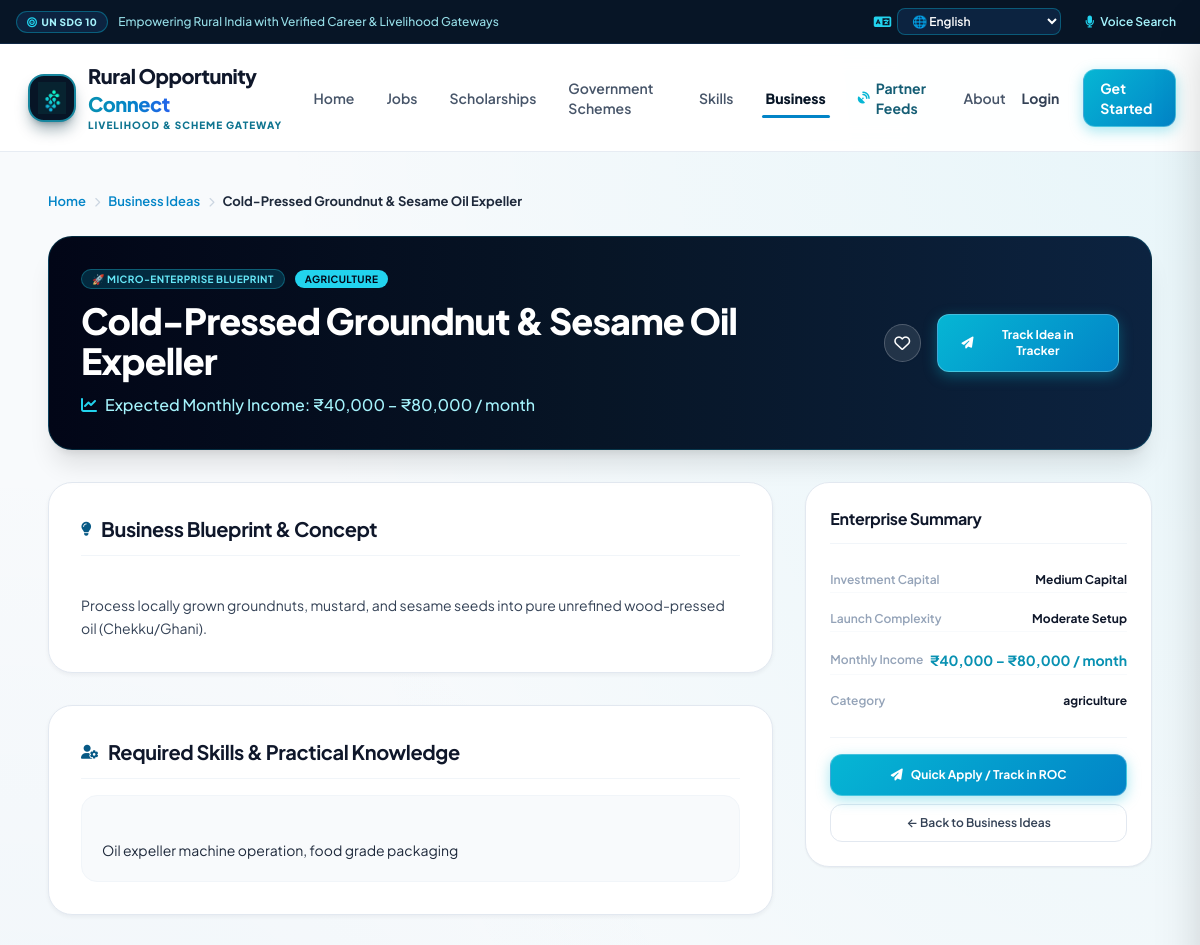
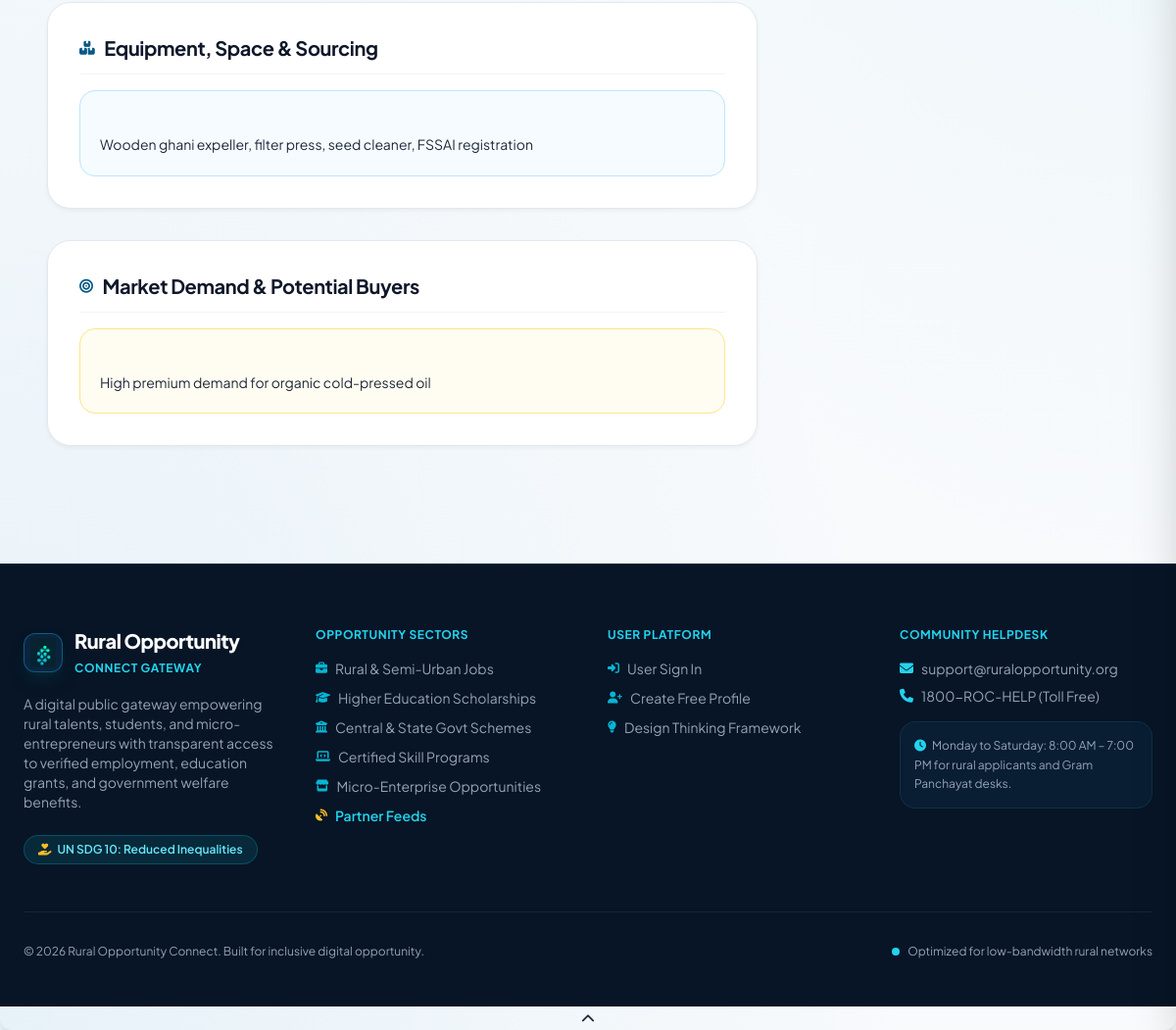
The page /business/11/ on the database its author committed (2 pictures, top to bottom).
### business/models.py (models this page shows, shortened)
class BusinessOpportunity(models.Model):
    INVESTMENT_CHOICES = [
        ('low', 'Low (< ₹1,00,000)'),
        ('medium', 'Medium (₹1,00,000 - ₹5,00,000)'),
        ('high', 'High (> ₹5,00,000)'),
    ]
    OPPORTUNITY_LEVEL = [
        ('easy', 'Easy to Start'),
        ('moderate', 'Moderate'),
        ('challenging', 'Challenging'),
    ]
    name = models.CharField(max_length=200)
    category = models.CharField(max_length=100)
    description = models.TextField()
    investment_level = models.CharField(max_length=20, choices=INVESTMENT_CHOICES)
    opportunity_level = models.CharField(max_length=20, choices=OPPORTUNITY_LEVEL)
    required_skills = models.TextField()
    expected_income = models.CharField(max_length=200)
    market_demand = models.CharField(max_length=100)
    resources = models.TextField()
    source_portal = models.CharField(max_length=100, default='PMEGP / Startup India', blank=True)
    source_url = models.URLField(blank=True, default='https://www.startupindia.gov.in/')
    is_external = models.BooleanField(default=False)
    created_at = models.DateTimeField(auto_now_add=True)
    updated_at = models.DateTimeField(auto_now=True)
    class Meta:
        ordering = ['-created_at']

### business/views.py (the view)
# urls.py: path('<int:business_id>/', views.business_detail, name='business_detail'),
def business_detail(request, business_id):
    business = get_object_or_404(BusinessOpportunity, id=business_id)
    context = {'business': business}
    return render(request, 'business_detail.html', context)

### applications/context_processors.py (called while the page is built, shortened)
def user_opportunity_status(request):
    if not request.user.is_authenticated:
        return {
            'user_applied_keys': set(),
            'user_saved_keys': set(),
        }

### templates/business_detail.html (shortened to what this page needs)
{% extends 'base.html' %}
{% block content %}
{% with biz_key="business_"|add:business.id|stringformat:"s" %}
<div class="max-w-6xl mx-auto px-4 sm:px-6 py-10">
    <nav class="roc-breadcrumb" aria-label="Breadcrumb">
        <a href="{% url 'landing_page' %}">Home</a>
        <span class="roc-breadcrumb-separator"><i class="fas fa-chevron-right text-[10px]"></i></span>
        <a href="{% url 'business_list' %}">Business Ideas</a>
        <span class="roc-breadcrumb-separator"><i class="fas fa-chevron-right text-[10px]"></i></span>
        <span class="text-slate-800 font-bold truncate max-w-xs">{{ business.name }}</span>
    </nav>
    <div class="roc-card p-8 bg-gradient-to-r from-slate-950 via-[#071526] to-[#0c2340] text-white rounded-3xl shadow-xl mb-8 relative overflow-hidden border border-cyan-500/20" data-anim="fade-up">
        <div class="relative z-10 flex flex-col md:flex-row md:items-center justify-between gap-6">
            <div class="space-y-3">
                <div class="flex flex-wrap items-center gap-2.5">
                    <span class="roc-badge bg-cyan-500/20 text-cyan-300 border border-cyan-400/30 text-[10px]">
                        🚀 Micro-Enterprise Blueprint
                    </span>
                    <span class="roc-badge bg-cyan-400 text-slate-950 text-[10px] font-bold">
                        {{ business.category }}
                    </span>
                </div>
                <h1 class="text-2xl sm:text-4xl font-extrabold text-white tracking-tight">
                    <span>{{ business.name }}</span>
                </h1>
                <p class="text-cyan-200 font-medium text-sm sm:text-base flex items-center gap-2">
                    <i class="fas fa-chart-line text-cyan-400"></i> Expected Monthly Income: {{ business.expected_income }}
                </p>
            </div>
            <div class="flex items-center gap-4 self-start md:self-center">
                <button type="button" class="save-btn {% if biz_key in user_saved_keys %}is-saved bg-white text-red-500{% else %}bg-white/10 hover:bg-white/20 border-white/20 text-white{% endif %}"
                        data-type="business" data-id="{{ business.id }}" title="Save to wishlist">
                    <i class="{% if biz_key in user_saved_keys %}fa-solid fa-heart text-red-500{% else %}fa-regular fa-heart text-white{% endif %}"></i>
                </button>
                {% if user.is_authenticated and biz_key in user_applied_keys %}
                    <button type="button" class="btn-applied text-xs py-3 px-6 shadow-md" disabled>
                        <i class="fas fa-check-circle text-emerald-600"></i> Tracking Idea ✓
                    </button>
                {% else %}
                    <button type="button" onclick="quickApply('business', '{{ business.id }}', '{{ business.name|escapejs }}', 'Micro-Enterprise Track', this)"
                            class="btn-primary text-xs py-3 px-6 shadow-lg shadow-cyan-950/50 btn-sheen spring-press cursor-pointer">
                        <i class="fas fa-paper-plane"></i> Track Idea in Tracker
                    </button>
                {% endif %}
            </div>
        </div>
    </div>
    <div class="grid grid-cols-1 lg:grid-cols-12 gap-8 items-start" data-anim="fade-up">
        <div class="lg:col-span-8 space-y-8">
            <div class="roc-card p-8 bg-white space-y-4 hover-lift-3d card-specular-glare">
                <h2 class="text-xl font-bold text-slate-900 flex items-center gap-2.5 pb-3 border-b border-slate-100">
                    <i class="fas fa-lightbulb text-brand-800 text-sm"></i> Business Blueprint & Concept
                </h2>
                <div class="text-sm text-slate-700 leading-relaxed whitespace-pre-line">
                    {{ business.description }}
                </div>
            </div>
            <div class="roc-card p-8 bg-white space-y-4 hover-lift-3d card-specular-glare">
                <h2 class="text-xl font-bold text-slate-900 flex items-center gap-2.5 pb-3 border-b border-slate-100">
                    <i class="fas fa-user-gear text-brand-800 text-sm"></i> Required Skills & Practical Knowledge
                </h2>
                <div class="bg-slate-50 p-5 rounded-2xl border border-slate-100 text-sm text-slate-800 leading-relaxed whitespace-pre-line">
                    {{ business.required_skills }}
                </div>
            </div>
            <div class="roc-card p-8 bg-white space-y-4 hover-lift-3d card-specular-glare">
                <h2 class="text-xl font-bold text-slate-900 flex items-center gap-2.5 pb-3 border-b border-slate-100">
                    <i class="fas fa-boxes-stacked text-brand-800 text-sm"></i> Equipment, Space & Sourcing
                </h2>
                <div class="bg-brand-50/60 p-5 rounded-2xl border border-brand-200 text-sm text-slate-800 leading-relaxed whitespace-pre-line">
                    {{ business.resources }}
                </div>
            </div>
            <div class="roc-card p-8 bg-white space-y-4 hover-lift-3d card-specular-glare">
                <h2 class="text-xl font-bold text-slate-900 flex items-center gap-2.5 pb-3 border-b border-slate-100">
                    <i class="fas fa-bullseye text-brand-800 text-sm"></i> Market Demand & Potential Buyers
                </h2>
                <div class="bg-amber-50/70 p-5 rounded-2xl border border-amber-200 text-sm text-slate-800 leading-relaxed whitespace-pre-line">
                    {{ business.market_demand }}
                </div>
            </div>
        </div>
        <div class="lg:col-span-4 space-y-6 sticky top-24">
            <div class="roc-card p-6 bg-white shadow-sm border border-slate-200 space-y-6 hover-lift-3d card-specular-glare">
                <h3 class="text-base font-bold text-slate-900 pb-3 border-b border-slate-100">
                    Enterprise Summary
                </h3>
                <div class="space-y-3.5 text-xs">
                    <div class="flex justify-between items-center py-1 border-b border-slate-50">
                        <span class="text-slate-400 font-semibold">Investment Capital</span>
                        <span class="font-bold text-slate-900 capitalize">{{ business.investment_level }} Capital</span>
                    </div>
                    <div class="flex justify-between items-center py-1 border-b border-slate-50">
                        <span class="text-slate-400 font-semibold">Launch Complexity</span>
                        <span class="font-bold text-slate-900 capitalize">{{ business.opportunity_level }} Setup</span>
                    </div>
                    <div class="flex justify-between items-center py-1 border-b border-slate-50">
                        <span class="text-slate-400 font-semibold">Monthly Income</span>
                        <span class="font-bold text-emerald-700 text-sm">{{ business.expected_income }}</span>
                    </div>
                    <div class="flex justify-between items-center py-1">
                        <span class="text-slate-400 font-semibold">Category</span>
                        <span class="font-bold text-slate-900">{{ business.category }}</span>
                    </div>
                </div>
                <div class="pt-4 border-t border-slate-100 space-y-2">
                    {% if user.is_authenticated and biz_key in user_applied_keys %}
                        <button type="button" class="btn-applied w-full text-xs py-3 text-center" disabled>
                            <i class="fas fa-check-circle text-emerald-600"></i> Tracking Idea ✓
                        </button>
                    {% else %}
                        <button type="button" onclick="quickApply('business', '{{ business.id }}', '{{ business.name|escapejs }}', 'Micro-Enterprise Track', this)"
                                class="btn-primary w-full text-xs py-3 shadow-md btn-sheen spring-press cursor-pointer">
                            <i class="fas fa-paper-plane"></i> Quick Apply / Track in ROC
                        </button>
                    {% endif %}
                    <a href="{% url 'business_list' %}" class="btn-outline w-full text-xs py-2.5 text-center block spring-press">
                        ← Back to Business Ideas
                    </a>
                </div>
            </div>
        </div>
    </div>
</div>
{% endwith %}
{% endblock %}

### templates/base.html (style rules this page uses)
:root { --primary: #0284C7 !important; --primary-dark: #0369A1 !important; --primary-darker: #071526 !important; --secondary: #06B6D4 !important; --accent: #00F2FE !important; }
html, body { overflow-x: hidden !important; max-width: 100vw !important; }
body { background-color: #f8fafc !important; background-image: radial-gradient(at 100% 0%, rgba(6, 182, 212, 0.07) 0px, transparent 55%), radial-gradient(at 0% 100%, rgba(2, 132, 199, 0.07) 0px, transparent 55%) !important; background-attachment: fixed !important; }
*, *::before, *::after { animation: none !important; animation-duration: 0s !important; animation-delay: 0s !important; transition: none !important; transition-duration: 0s !important; transition-delay: 0s !important; }
.kinetic-hero-word, .kinetic-hero-headline, .kinetic-headline, [data-anim], .page-enter-fade, .anim-grid-stagger > *, .hero-enter-network, .hero-enter-badge, .hero-enter-p, .hero-enter-actions, .hero-enter-search, .depth-layer-1, .depth-layer-2, .depth-layer-3, .tilt-card-3d, .hover-lift-3d, .roc-card, .kpi-card-glow { opacity: 1 !important; visibility: visible !important; }
.perspective-viewport, .tilt-card-3d, .hover-lift-3d, .depth-layer-1, .depth-layer-2, .depth-layer-3, .roc-card, .tilt-card { perspective: none !important; transform: none !important; transform-style: flat !important; }
.btn-magnetic, .btn-magnetic:hover, .btn-magnetic:active, .spring-press, .spring-press:hover, .spring-press:active, .hover-scale-102, .hover-scale-102:hover { transform: none !important; }
.btn-primary { background: linear-gradient(135deg, #06b6d4 0%, #0284c7 100%) !important; color: #ffffff !important; box-shadow: 0 4px 14px rgba(6, 182, 212, 0.35) !important; border: 1px solid rgba(255, 255, 255, 0.25) !important; }
.text-emerald-600, .text-emerald-700 { color: #0891b2 !important; }
body { top: 0px !important; }

### rows shown on the page
BusinessOpportunity: name "Cold-Pressed Groundnut & Sesame Oil Expeller", category "AGRICULTURE", expected_income "₹40,000 – ₹80,000 / month", description "Process locally grown groundnuts, mustard, and sesame seeds into pure unrefined wood-pressed oil (Chekku/Ghani).", required_skills "Oil expeller machine operation, food grade packaging", resources "Wooden ghani expeller, filter press, seed cleaner, FSSAI registration", market_demand "High premium demand for organic cold-pressed oil", investment_level "Medium", opportunity_level "Moderate", category "agriculture"
